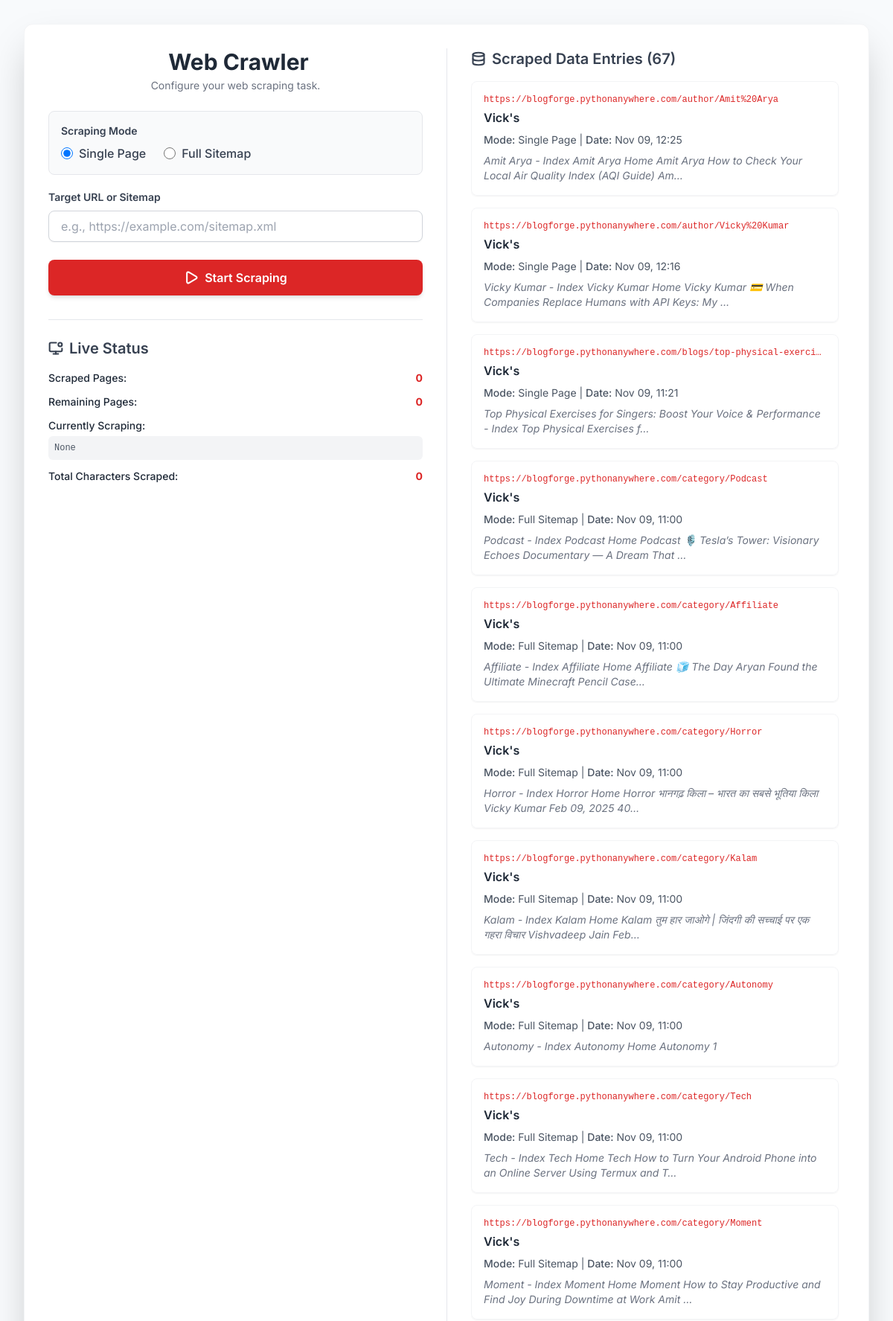
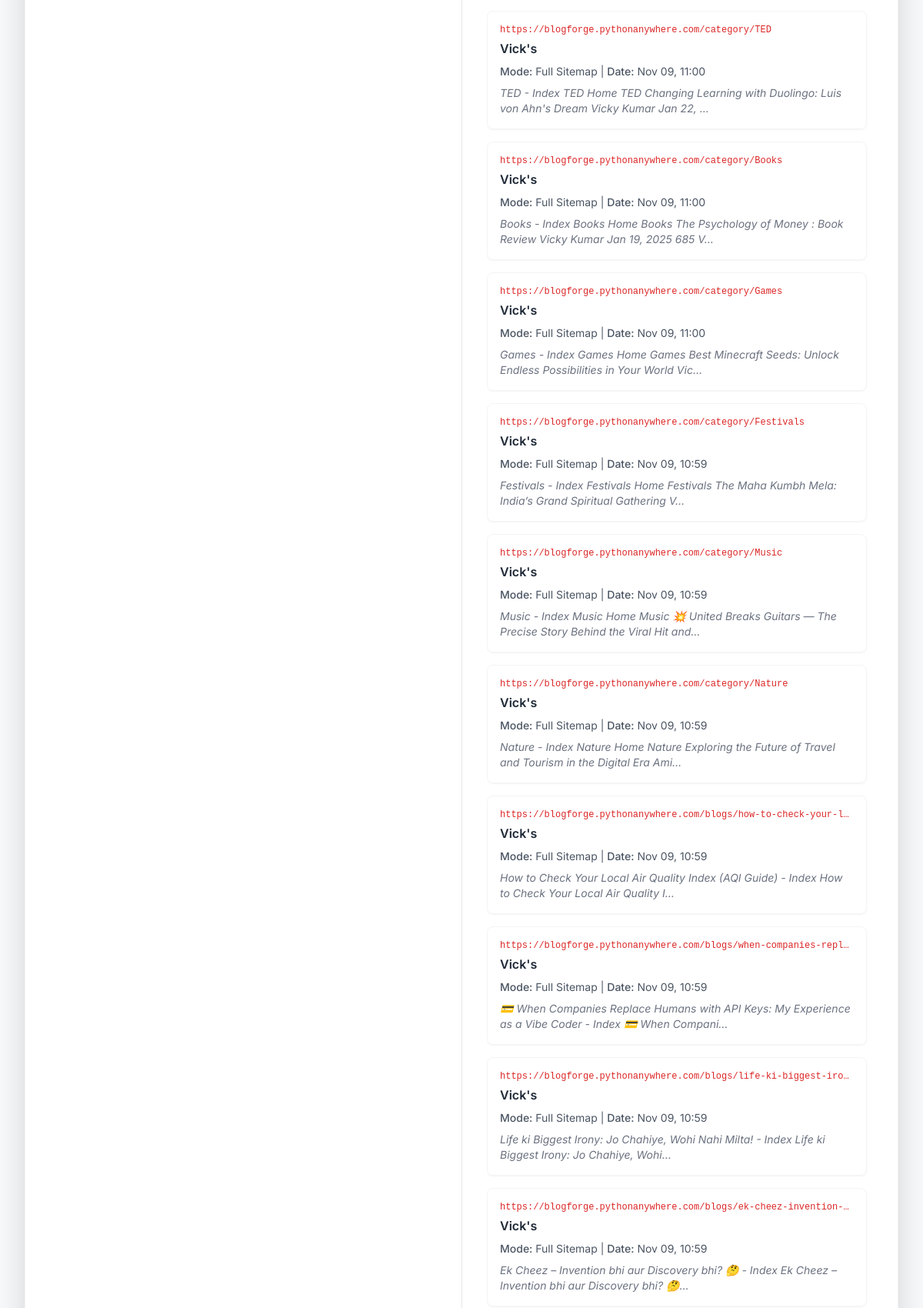
Page /bot/ (signed in, upper part) on the committed database (2 pictures, top to bottom).
### bot/models.py (models this page shows, shortened)
class ScrapedDataEntry(models.Model):
    url = models.URLField(max_length=2000, unique=True, verbose_name="Source URL")
    name = models.CharField(max_length=255, null=True, blank=True, verbose_name="Name / H1")
    meta_title = models.CharField(max_length=255, null=True, blank=True)
    meta_description = models.TextField(null=True, blank=True)
    meta_keywords = models.CharField(max_length=500, null=True, blank=True)
    scraped_by_user_id = models.CharField(max_length=50, verbose_name="Scraped by user id")
    scrape_mode = models.CharField(max_length=10, choices=[
        ('single', 'Single Page'),
        ('sitemap', 'Full Sitemap')
    ], default='single')
    scraped_at = models.DateTimeField(auto_now_add=True)
    content_summary = models.TextField(verbose_name="Content Summary", null=True, blank=True)
    class Meta:
        verbose_name = "Scraped Data Entry"
        verbose_name_plural = "Scraped Data Entries"
        ordering = ['-scraped_at']

### bot/views.py (the view)
# urls.py: path('', views.scrape, name='scrape'),
def scrape(request):
    try:
        settings_obj, created = AppSettings.objects.get_or_create(user=request.user)
    except Exception as e:
        print(f"Error fetching AppSettings: {e}")
        settings_obj = AppSettings(
            website_name="Vick's ChatBot",
            website_link='https://github.com/imvickykumar999/Custom-Chatbot',
            website_logo_url='https://avatars.githubusercontent.com/u/67197854',
            theme_color='indigo',
        )
    MyThemeColor = settings_obj.theme_color
    user_id_str = str(request.user.id) if request.user.is_authenticated else 'placeholder-user-id-123'
    try:
        scraped_data_entries = ScrapedDataEntry.objects.filter(
            scraped_by_user_id=user_id_str
        ).order_by('-scraped_at')
    except Exception as e:
        print(f"Error fetching ScrapedDataEntry: {e}")
        scraped_data_entries = [] # Fallback to empty list
    return render(request, 'index.html', {
        'MyThemeColor': MyThemeColor,
        'scraped_entries': scraped_data_entries, # <-- PASS THE DATA
        'current_user_id': user_id_str,         # <-- PASS THE USER ID
    })

### bot/templates/index.html (shortened to what this page needs)
<!DOCTYPE html>
<html lang="en">
<head>
  <script src="https://cdn.tailwindcss.com"></script>
</head>
<body class="p-4 md:p-8 min-h-screen flex items-start justify-center">
  <div class="w-full max-w-7xl mx-auto bg-white p-6 md:p-8 rounded-xl shadow-2xl border border-gray-100 flex flex-col lg:flex-row gap-8">
    <div class="lg:w-1/2 w-full">
        <header class="text-center mb-6">
          <h1 class="text-3xl font-bold text-gray-800 flex items-center justify-center space-x-2">
            <span>Web Crawler</span>
          </h1>
          <p class="text-gray-500 text-sm mt-1">Configure your web scraping task.</p>
        </header>
        <form id="scrape-form">
          <div class="mb-5 p-4 bg-gray-50 rounded-lg border border-gray-200">
            <label class="block text-sm font-semibold text-gray-700 mb-2">Scraping Mode</label>
            <div class="flex space-x-6">
              <label class="inline-flex items-center text-gray-700 cursor-pointer">
                <input type="radio" name="scrape_mode" value="single" checked class="form-radio text-{{ MyThemeColor }}-600 focus:ring-{{ MyThemeColor }}-500 rounded-full h-4 w-4 transition duration-150 ease-in-out">
                <span class="ml-2 font-medium">Single Page</span>
              </label>
              <label class="inline-flex items-center text-gray-700 cursor-pointer">
                <input type="radio" name="scrape_mode" value="sitemap" class="form-radio text-{{ MyThemeColor }}-600 focus:ring-{{ MyThemeColor }}-500 rounded-full h-4 w-4 transition duration-150 ease-in-out">
                <span class="ml-2 font-medium">Full Sitemap</span>
              </label>
            </div>
          </div>
          <div class="mb-6">
            <label for="scrape-url" class="block text-sm font-semibold text-gray-700 mb-2">Target URL or Sitemap</label>
            <input
              type="url"
              id="scrape-url"
              name="scrape_url"
              placeholder="e.g., https://example.com/sitemap.xml"
              required
              class="w-full px-4 py-2 border border-gray-300 rounded-lg shadow-sm focus:ring-{{ MyThemeColor }}-500 focus:border-{{ MyThemeColor }}-500 transition duration-150 ease-in-out"
            />
          </div>
          <button type="submit" id="start-button" class="w-full flex items-center justify-center space-x-2 bg-{{ MyThemeColor }}-600 hover:bg-{{ MyThemeColor }}-700 text-white font-semibold py-3 rounded-lg transition duration-200 ease-in-out shadow-md hover:shadow-lg focus:outline-none focus:ring-2 focus:ring-{{ MyThemeColor }}-500 focus:ring-offset-2">
          </button>
        </form>
        <div id="status-section" class="mt-8 pt-6 border-t border-gray-200 hidden">
          <h2 class="text-xl font-semibold text-gray-700 mb-4 flex items-center space-x-2">
            <i data-lucide="monitor-dot"></i>
            <span>Live Status</span>
          </h2>
          <div class="space-y-3">
            <p class="flex justify-between text-sm text-gray-600">
              <span class="font-medium text-gray-800">Scraped Pages:</span>
              <span id="scraped-pages" class="font-bold text-{{ MyThemeColor }}-600">0</span>
            </p>
            <p class="flex justify-between text-sm text-gray-600">
              <span class="font-medium text-gray-800">Remaining Pages:</span>
              <span id="remaining-pages" class="font-bold text-{{ MyThemeColor }}-600">0</span>
            </p>
            <p class="text-sm text-gray-600">
              <span class="font-medium text-gray-800 block mb-1">Currently Scraping:</span>
              <span id="current-url" class="block text-xs font-mono bg-gray-100 p-2 rounded-md truncate">None</span>
            </p>
            <p class="flex justify-between text-sm text-gray-600">
              <span class="font-medium text-gray-800">Total Characters Scraped:</span>
              <span id="total-chars" class="font-bold text-{{ MyThemeColor }}-600">0</span>
            </p>
          </div>
        </div>
    </div>
    <div class="lg:w-1/2 w-full lg:border-l lg:pl-8 border-gray-200">
        <h2 class="text-xl font-semibold text-gray-700 mb-4 flex items-center space-x-2">
            <i data-lucide="database"></i>
            <span>Scraped Data Entries ({{ scraped_entries|length }})</span>
        </h2>
        {% if scraped_entries %}
        <div class="space-y-4 data-list-container pr-2">
            {% for entry in scraped_entries %}
            <div class="p-4 border border-gray-100 rounded-lg shadow-sm hover:shadow-md transition duration-150 ease-in-out">
                <p class="text-xs font-mono text-{{ MyThemeColor }}-600 truncate mb-1" title="{{ entry.url }}">
                    {{ entry.url }}
                </p>
                <h3 class="text-base font-semibold text-gray-800 mb-2">
                    {{ entry.name|default:"[No H1 Tag]" }}
                </h3>
                <p class="text-sm text-gray-600 mb-1">
                    <span class="font-medium">Mode:</span> {{ entry.get_scrape_mode_display }} |
                    <span class="font-medium">Date:</span> {{ entry.scraped_at|date:"M d, H:i" }}
                </p>
                <p class="text-sm text-gray-500 italic mt-2">
                    {{ entry.content_summary|default:"No content summary recorded."|truncatechars:100 }}
                </p>
            </div>
            {% endfor %}
        </div>
        {% else %}
        <div class="p-6 text-center text-gray-500 bg-gray-50 rounded-lg">
            <i data-lucide="info" class="w-6 h-6 mx-auto mb-2"></i>
            <p>No data has been scraped yet by this user.</p>
        </div>
        {% endif %}
    </div>
  </div>
</body>
</html>

### bot/templates/index.html (style rules this page uses)
body { font-family: 'Inter', sans-serif; background-color: #f8fafc; }
.lucide { stroke-width: 2.5; width: 1.25rem; height: 1.25rem; }
.data-list-container { max-height: 80vh; overflow-y: auto; }

### rows in the picture
ScrapedDataEntry: url "https://blogforge.pythonanywhere.com/author/Amit%20Arya", name "Vick's", scrape_mode "Single Page", scraped_at "Nov 09, 12:25", content_summary "Amit Arya - Index Amit Arya Home Amit Arya How to Check Your Local Air Quality Index (AQI Guide) Am…"
ScrapedDataEntry: url "https://blogforge.pythonanywhere.com/author/Vicky%20Kumar", name "Vick's", scrape_mode "Single Page", scraped_at "Nov 09, 12:16", content_summary "Vicky Kumar - Index Vicky Kumar Home Vicky Kumar 💳 When Companies Replace Humans with API Keys: My …"
ScrapedDataEntry: url "https://blogforge.pythonanywhere.com/blogs/top-physical-exerci…", name "Vick's", scrape_mode "Single Page", scraped_at "Nov 09, 11:21", content_summary "Top Physical Exercises for Singers: Boost Your Voice & Performance - Index Top Physical Exercises f…"
ScrapedDataEntry: url "https://blogforge.pythonanywhere.com/category/Podcast", name "Vick's", scrape_mode "Full Sitemap", scraped_at "Nov 09, 11:00", content_summary "Podcast - Index Podcast Home Podcast 🎙️ Tesla’s Tower: Visionary Echoes Documentary — A Dream That …"
ScrapedDataEntry: url "https://blogforge.pythonanywhere.com/category/Affiliate", name "Vick's", scrape_mode "Full Sitemap", scraped_at "Nov 09, 11:00", content_summary "Affiliate - Index Affiliate Home Affiliate 🧊 The Day Aryan Found the Ultimate Minecraft Pencil Case…"
ScrapedDataEntry: url "https://blogforge.pythonanywhere.com/category/Horror", name "Vick's", scrape_mode "Full Sitemap", scraped_at "Nov 09, 11:00", content_summary "Horror - Index Horror Home Horror भानगढ़ किला – भारत का सबसे भूतिया किला Vicky Kumar Feb 09, 2025 40…"
ScrapedDataEntry: url "https://blogforge.pythonanywhere.com/category/Kalam", name "Vick's", scrape_mode "Full Sitemap", scraped_at "Nov 09, 11:00", content_summary "Kalam - Index Kalam Home Kalam तुम हार जाओगे | जिंदगी की सच्चाई पर एक गहरा विचार Vishvadeep Jain Feb…"
ScrapedDataEntry: url "https://blogforge.pythonanywhere.com/category/Autonomy", name "Vick's", scrape_mode "Full Sitemap", scraped_at "Nov 09, 11:00", content_summary "Autonomy - Index Autonomy Home Autonomy 1"
ScrapedDataEntry: url "https://blogforge.pythonanywhere.com/category/Tech", name "Vick's", scrape_mode "Full Sitemap", scraped_at "Nov 09, 11:00", content_summary "Tech - Index Tech Home Tech How to Turn Your Android Phone into an Online Server Using Termux and T…"
ScrapedDataEntry: url "https://blogforge.pythonanywhere.com/category/Moment", name "Vick's", scrape_mode "Full Sitemap", scraped_at "Nov 09, 11:00", content_summary "Moment - Index Moment Home Moment How to Stay Productive and Find Joy During Downtime at Work Amit …"
ScrapedDataEntry: url "https://blogforge.pythonanywhere.com/category/TED", name "Vick's", scrape_mode "Full Sitemap", scraped_at "Nov 09, 11:00", content_summary "TED - Index TED Home TED Changing Learning with Duolingo: Luis von Ahn's Dream Vicky Kumar Jan 22, …"
ScrapedDataEntry: url "https://blogforge.pythonanywhere.com/category/Books", name "Vick's", scrape_mode "Full Sitemap", scraped_at "Nov 09, 11:00", content_summary "Books - Index Books Home Books The Psychology of Money : Book Review Vicky Kumar Jan 19, 2025 685 V…"
ScrapedDataEntry: url "https://blogforge.pythonanywhere.com/category/Games", name "Vick's", scrape_mode "Full Sitemap", scraped_at "Nov 09, 11:00", content_summary "Games - Index Games Home Games Best Minecraft Seeds: Unlock Endless Possibilities in Your World Vic…"
ScrapedDataEntry: url "https://blogforge.pythonanywhere.com/category/Festivals", name "Vick's", scrape_mode "Full Sitemap", scraped_at "Nov 09, 10:59", content_summary "Festivals - Index Festivals Home Festivals The Maha Kumbh Mela: India’s Grand Spiritual Gathering V…"
ScrapedDataEntry: url "https://blogforge.pythonanywhere.com/category/Music", name "Vick's", scrape_mode "Full Sitemap", scraped_at "Nov 09, 10:59", content_summary "Music - Index Music Home Music 💥 United Breaks Guitars — The Precise Story Behind the Viral Hit and…"
ScrapedDataEntry: url "https://blogforge.pythonanywhere.com/category/Nature", name "Vick's", scrape_mode "Full Sitemap", scraped_at "Nov 09, 10:59", content_summary "Nature - Index Nature Home Nature Exploring the Future of Travel and Tourism in the Digital Era Ami…"
ScrapedDataEntry: url "https://blogforge.pythonanywhere.com/blogs/how-to-check-your-l…", name "Vick's", scrape_mode "Full Sitemap", scraped_at "Nov 09, 10:59", content_summary "How to Check Your Local Air Quality Index (AQI Guide) - Index How to Check Your Local Air Quality I…"
ScrapedDataEntry: url "https://blogforge.pythonanywhere.com/blogs/when-companies-repl…", name "Vick's", scrape_mode "Full Sitemap", scraped_at "Nov 09, 10:59", content_summary "💳 When Companies Replace Humans with API Keys: My Experience as a Vibe Coder - Index 💳 When Compani…"
ScrapedDataEntry: url "https://blogforge.pythonanywhere.com/blogs/life-ki-biggest-iro…", name "Vick's", scrape_mode "Full Sitemap", scraped_at "Nov 09, 10:59", content_summary "Life ki Biggest Irony: Jo Chahiye, Wohi Nahi Milta! - Index Life ki Biggest Irony: Jo Chahiye, Wohi…"
ScrapedDataEntry: url "https://blogforge.pythonanywhere.com/blogs/ek-cheez-invention-…", name "Vick's", scrape_mode "Full Sitemap", scraped_at "Nov 09, 10:59", content_summary "Ek Cheez – Invention bhi aur Discovery bhi? 🤔 - Index Ek Cheez – Invention bhi aur Discovery bhi? 🤔…"

### other values in the picture
{{ scraped_entries|length }} "67"
